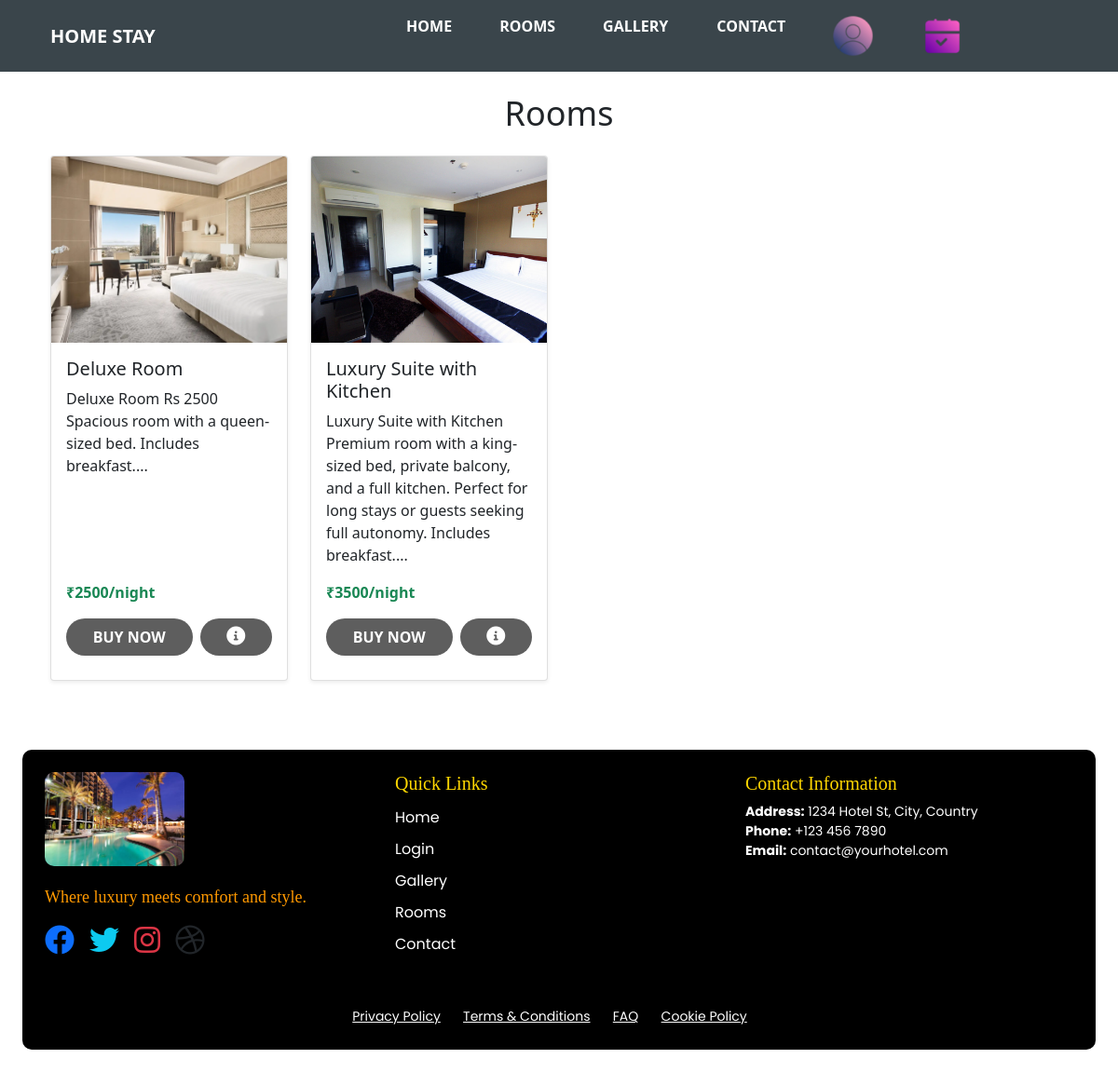
The page /room on the database its author committed.
### home/models.py (models this page shows, shortened)
class R_D(models.Model):
    room_type = models.CharField(max_length=50, unique=True)  # Ensuring unique room types for proper ForeignKey
    room_description = models.CharField(max_length=500)
    space_for_adult = models.IntegerField()
    space_for_child = models.IntegerField()
    price = models.IntegerField()

### home/views.py (the view)
# urls.py: path('room',views.rooms,name="room"),
def rooms(request):
    rooms=R_D.objects.all()
    for room in rooms:
            room.image= f"static/image/{room.room_type}/1.png"
    return render(request,"room.html",{"rooms":rooms})

### templates/room.html (shortened to what this page needs)
{% extends "root.html" %}
{% block content %}
<div class="container mt-5" style="margin-top:100px !important;">
    <h1 class="text-center mb-4">Rooms</h1>
    <div class="row row-cols-1 row-cols-sm-2 row-cols-md-3 row-cols-lg-4 g-4">
        {% if not rooms %}
        <div class="container text-center my-5">
            <p>The server is down.
                we are working on it
            </p>
            <img src="static/image/server down.png" alt="Server Down" class="img-fluid" style="max-width: 100%; height: auto;">
        </div>
        {% else %}
        {% for room in rooms %}
        <div class="col">
            <div class="card h-100 shadow-sm">
                <img
        id="room-image-{{ room.room_type }}"
        src="/static/image/{{ room.room_type }}/1.png"
        data-current-image="1"
        data-room-type="{{ room.room_type }}"
        class="card-img-top fade"
        alt="{{ room.room_name }}"
        style="object-fit: cover; height: 200px; width: 100%;">
                <div class="card-body d-flex flex-column">
                    <h5 class="card-title">{{ room.room_type }}</h5>
                    <p class="card-text flex-grow-1">{{ room.room_description }}...</p>
                    <p class="text-success fw-bold">₹{{ room.price }}/night</p>
                    <div class="d-flex justify-content-between align-items-center mt-auto">
                        <a href="/booking-{{room.id}}"
                           class="btn btn-custom btn-primary flex-grow-1 me-2">Buy Now</a>
                        <a href="{% url 'details_room' room.id %}"
                           class="btn btn-custom btn-outline-secondary flex-grow-1"
                           data-bs-toggle="tooltip" data-bs-placement="top" title="More Details">
                            <i class="fas fa-info-circle"></i>
                        </a>
                    </div>
                </div>
            </div>
        </div>
        {% endfor %}
        {% endif %}
    </div>
</div>
{% endblock %}

### templates/root.html (shortened to what this page needs)
<!DOCTYPE html>
<html lang="en">
<head>
    <link rel="stylesheet" href="/static/style.css">
    <link href="https://cdn.jsdelivr.net/npm/bootstrap@5.3.0-alpha3/dist/css/bootstrap.min.css" rel="stylesheet">
    <link rel="stylesheet" href="https://cdnjs.cloudflare.com/ajax/libs/font-awesome/6.0.0-beta3/css/all.min.css">
    <link href="https://cdn.jsdelivr.net/npm/bootstrap@5.3.3/dist/css/bootstrap.min.css" rel="stylesheet">
    <link href="https://cdnjs.cloudflare.com/ajax/libs/font-awesome/6.0.0-beta3/css/all.min.css" rel="stylesheet">
    <link rel="stylesheet" href="https://stackpath.bootstrapcdn.com/font-awesome/4.7.0/css/font-awesome.min.css">
    <link rel="stylesheet" href="https://cdn.jsdelivr.net/npm/bootstrap@5.3.0/dist/css/bootstrap.min.css">
    <link rel="stylesheet" href="https://cdnjs.cloudflare.com/ajax/libs/OwlCarousel2/2.3.4/assets/owl.carousel.min.css">
    <link rel="stylesheet" href="https://cdnjs.cloudflare.com/ajax/libs/OwlCarousel2/2.3.4/assets/owl.theme.default.min.css">
    <link href="https://cdnjs.cloudflare.com/ajax/libs/bootstrap/5.1.3/css/bootstrap.min.css" rel="stylesheet">
  </head>
  <body>
    <nav class="navbar navbar-expand-md navbar-dark" style="max-width:100% !important;">
      <div class="container d-flex align-items-center">
        <a href="/" class="navbar-brand"><strong>Home stay</strong></a>
      <div class="collapse navbar-collapse" id="navbarNav">
        <ul class="navbar-nav justify-content-center">
          <li class="nav-item">
            <a id="len1" class="nav-link hoverable" href="/">Home</a>
          </li>
          <li class="nav-item">
            <a id="len2" class="nav-link hoverable" href="room">Rooms</a>
          </li>
          <li class="nav-item">
            <a id="len3" class="nav-link hoverable" href="/gallery">Gallery</a>
          </li>
          <li class="nav-item">
            <a id="len4" class="nav-link hoverable" href="/contact">Contact</a>
          </li>
          <li class="nav-item">
                  {% if user.is_authenticated %}
                    <a id="len4" class="nav-link hoverable" href="/register/user_dashboard">
                      <img src="/static/image/account.png" class="nav-icon">
                      </a>
                  {% else %}
                    <a id="len4" class="nav-link hoverable" href="/register/login">
                      <img src="/static/image/account.png" class="nav-icon">
                    </a>
                    {% endif %}
                  </li>
                  <li class="nav-item">
                    <a id="len4" class="nav-link hoverable" href="/booking-1"/>
                    <img src="/static/image/book.png" class="nav-icon">
                </li>
              </ul>
        </div>
    </div>
  </nav>
  <main>
    {% block content %}{% endblock %}
  </main>
<footer class="footer p-4" style="background-color: rgb(255, 255, 255); margin-top:50px; ">
  <div class="container p-4" style="max-width:100%; background-color: rgba(0, 0, 0,1); border-radius: 10px;">
      <div class="row">
          <div class="col-lg-4 col-md-6 mb-4 footer-brand">
              <img src="/static/image/main.jpg" alt="Hotel Logo" class="footer-logo">
              <p>Where luxury meets comfort and style.</p>
              <div class="d-flex gap-3">
                <a href="#" class="text-primary"><i class="fab fa-facebook fa-2x"></i></a>
                <a href="#" class="text-info"><i class="fab fa-twitter fa-2x"></i></a>
                <a href="#" class="text-danger"><i class="fab fa-instagram fa-2x"></i></a>
                <a href="#" class="text-dark"><i class="fab fa-dribbble fa-2x"></i></a>
            </div>
          </div>
          <div class="col-lg-4 col-md-6 mb-4 footer-links">
              <h5 style="font-family: 'Playfair Display', serif; color: #FFD700;">Quick Links</h5>
              <a href="/">Home</a>
              <a href="/register/login">Login</a>
              <a href="/gallery">Gallery</a>
              <a href="/room">Rooms</a>
              <a href="/contact">Contact</a>
          </div>
          <div class="col-lg-4 col-md-6 mb-4 footer-contact">
              <h5 style="font-family: 'Playfair Display', serif; color: #FFD700;">Contact Information</h5>
              <ul>
                  <li><strong>Address:</strong> 1234 Hotel St, City, Country</li>
                  <li><strong>Phone:</strong> +123 456 7890</li>
                  <li><strong>Email:</strong> contact@yourhotel.com</li>
              </ul>
          </div>
      </div>
      <div class="row footer-legal mt-4">
          <div class="col-12 text-center">
              <a href="#">Privacy Policy</a>
              <a href="#">Terms & Conditions</a>
              <a href="#">FAQ</a>
              <a href="#">Cookie Policy</a>
          </div>
      </div>
  </div>
</footer>
</body>
</html>

### static/style.css (style rules this page uses)
nav { background-color: rgb(9 23 31 / 80%); text-transform: uppercase; backdrop-filter: blur(2px); padding: 15px 0; }
nav .navbar-brand { flex-grow: 1; text-align: left; color: white; }
nav .nav-item { margin: 0; padding: 0 10px; }
nav .nav-link { color: white; font-size: 15px; }
nav .nav-link img { vertical-align: middle; }
nav .navbar-nav { margin: 0 auto; padding: 0; }
.hoverable { display: inline-block; backface-visibility: hidden; vertical-align: middle; position: relative; transform: translateZ(0); transition: transform 0.3s; }
.hoverable:before { position: absolute; pointer-events: none; z-index: -1; content: ''; top: 100%; left: 5%; height: 10px; width: 90%; opacity: 0; background: radial-gradient(ellipse at center, rgba(255, 255, 255, 0.35) 0%, rgba(255, 255, 255, 0) 80%); transition: transform 0.3s, opacity 0.3s; }
.bounce { animation: bounce-animation 2s; }
.footer { background-color:rgb(0, 0, 0); color: white; padding: 40px 0; font-family: 'Poppins', sans-serif; }
.footer-logo { width: 150px; border-radius:10px; margin-bottom: 20px; }
.footer-brand p { font-size: 18px; color: #ff9900; font-family: 'Playfair Display', serif; }
.footer-links a { color: white; font-size: 16px; text-decoration: none; padding: 5px 0; display: block; transition: color 0.3s ease; }
.footer-legal a { color: white; font-size: 14px; margin-right: 20px; transition: color 0.3s ease; }
.footer-contact ul { list-style-type: none; padding-left: 0; }
.footer-contact li { font-size: 14px; }

### rows shown on the page
R_D: room_type (picture), room_type "Deluxe Room", room_description "Deluxe Room Rs 2500 Spacious room with a queen-sized bed. Includes breakfast.", price "2500"
R_D: room_type (picture), room_type "Luxury Suite with Kitchen", room_description "Luxury Suite with Kitchen Premium room with a king-sized bed, private balcony, and a full kitchen. Perfect for long stays or guests seeking full autonomy. Includes breakfast.", price "3500"
